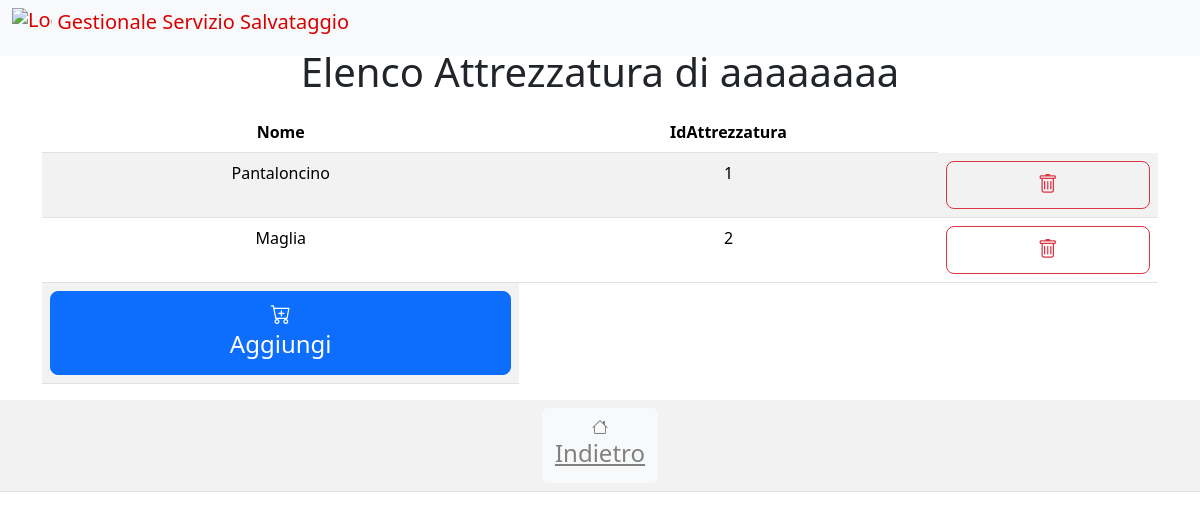
Page /html/dipendentiattrezzatura.php?submit=aaaa (signed in) on the committed database.
### tables this page shows
CREATE TABLE `DIPENDENTE` (
  `Nome` text,
  `Cognome` text,
  `CodiceFiscale` varchar(30) NOT NULL,
  `Brevetto` varchar(15) DEFAULT NULL,
  `DataNascita` date DEFAULT NULL
);

CREATE TABLE `USA` (
  `IdAttrezzatura` int NOT NULL,
  `Nome` varchar(50) NOT NULL,
  `CodiceFiscale` varchar(30) DEFAULT NULL
);

### html/dbconnect.php (called while the page is built, shortened)
<?php
    class dbconnect {
        private $dbhost = 'localhost';
        private $username = 'user';
        private $password = 'psw';
        private $dbname = 'db_name';
        private $conn;
        public function __construct(){
            $this->conn = new mysqli($this->dbhost, $this->username, $this->password, $this->dbname);
        }
        public function query($sql){
            $result=$this->conn->query($sql);
            if ($result->num_rows > 0) {
                return $result;
            } else {
                return null;
            }
        }
    }
?>

### html/dipendentiattrezzatura.php (the view, shortened to what this page needs)
<?php
    $CodiceFiscale=$_REQUEST['submit'];
    include 'dbconnect.php';
?>
    <!DOCTYPE html>
    <html lang="it">
    <head>
        <link rel="stylesheet" href="https://cdn.jsdelivr.net/npm/bootstrap-icons@latest/font/bootstrap-icons.min.css">
        <link rel="stylesheet" href="https://cdn.jsdelivr.net/npm/bootstrap@latest/dist/css/bootstrap.min.css">
    </head>
    <header>
        <nav class="navbar navbar-expand-md navbar-light fixed-top bg-light">
            <div class="container-fluid">
                <div class="navbar-header">
                    <a class="navbar-brand mb-0 h1" href="#" style="color: #d90000;">
                        <img src="./img/logo.png" alt="Logo" width="40" height="40" class="d-inline-block align-text-top">
                        Gestionale Servizio Salvataggio
                    </a>
                </div>
            </div>
        </nav>
    </header>
    <body class="text-center">
        <div class="container">
            <?php
            $db = new dbconnect();
            $sql = "SELECT Nome, Cognome FROM DIPENDENTE WHERE CodiceFiscale = '".$CodiceFiscale."' ;";
            $result = $db->query($sql);
            if ($result->num_rows > 0) {
                while($row = $result->fetch_assoc()) {
                    echo "<h1 class='mt-5'>Elenco Attrezzatura di ".$row["Nome"].$row["Cognome"]."</h1>";
                }
            }
            $sql = "SELECT `Nome`,`IdAttrezzatura` FROM `USA` WHERE `CodiceFiscale`='".$CodiceFiscale."';";
            $result = $db->query($sql);
            echo "<table class='table table-striped mt-3'>";
            echo "<thead><tr><th>Nome</th><th>IdAttrezzatura</th></tr></thead><tbody>";
            if ($result->num_rows > 0) {
                while($row = $result->fetch_assoc()) {
                    echo "<tr><td>" . $row["Nome"] . "</td><td>" . $row["IdAttrezzatura"] ."</td><td><form action='' method='POST'><input type='hidden' name='id_attrezzatura' value='".$row['IdAttrezzatura']."'><input type='hidden' name='codice_fiscale' value='".$CodiceFiscale."'><input type='hidden' name='nome_attrezzatura' value='".$row['Nome']."'><button class='w-100 btn btn-lg btn-outline-danger' type='submit' name='elimina'><i class='bi bi-trash'></i></button></form></td></tr>";
                }
                echo"<tr><td><form action='assegnaattrezzaturadipendente.php' method='POST'><button class='w-100 btn btn-lg btn-primary' type='submit' name='CodiceFiscale' value='".$CodiceFiscale."'><i class='bi bi-cart-plus' style='color: white'></i><h4>Aggiungi</h4></button></form></td></tr>";
            }
            echo "</tbody></table>";
            ?>
        </div>
            <table class="table table-striped mt-3">
            <tr>
            <td>
                <div type="button" class="well btn btn-light" style="color: gray">
                    <a href="dipendenti.php" style="color: gray">
                    <i class="bi bi-house" style="color: gray"></i>
                    <h4>Indietro</h4>
                    </a>
                </div>
            </td>
            </tr>
        </table>
    </body>
    </html>

### rows in the picture
dipendente: Nome "aaaa", Cognome "aaaa"
usa: Nome "Pantaloncino", IdAttrezzatura "1"
usa: Nome "Maglia", IdAttrezzatura "2"
